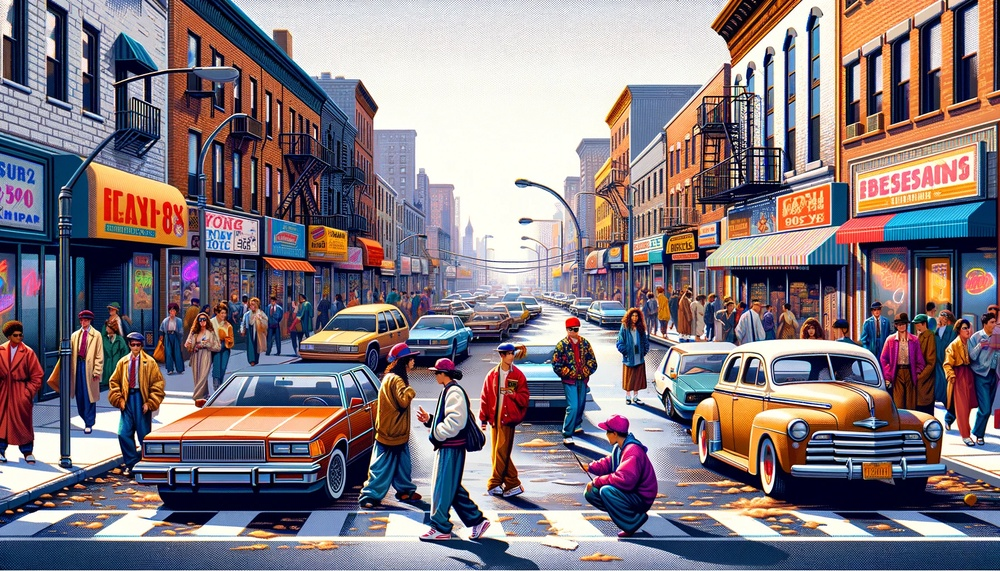
#> input picture street.jpg, 1000 x 571 px, shrunk from 1792 x 1024 before the run
$ python image_Inversion.py
#> lines starting #> are read from the running program, lines starting #| are printed output that depends on the picture
import cv2

# Load
image_path = 'street.jpg'
image = cv2.imread(image_path)
#> image is the input picture: shape (571, 1000, 3); mean B, G, R 127.2, 120.9, 132.6

inverted_image = 255 - image
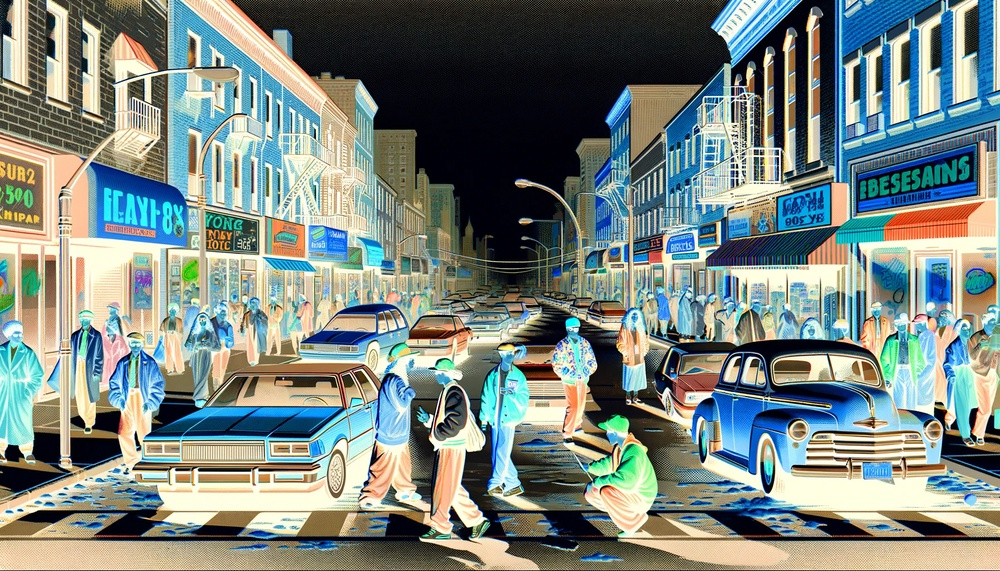
#> inverted_image: shape (571, 1000, 3); mean B, G, R 127.8, 134.1, 122.4

# Display
cv2.imshow('Original Image', image)
cv2.imshow('Inverted Image', inverted_image)

cv2.waitKey(0)
cv2.destroyAllWindows()

$ run again, with balloons.jpg copied over street.jpg
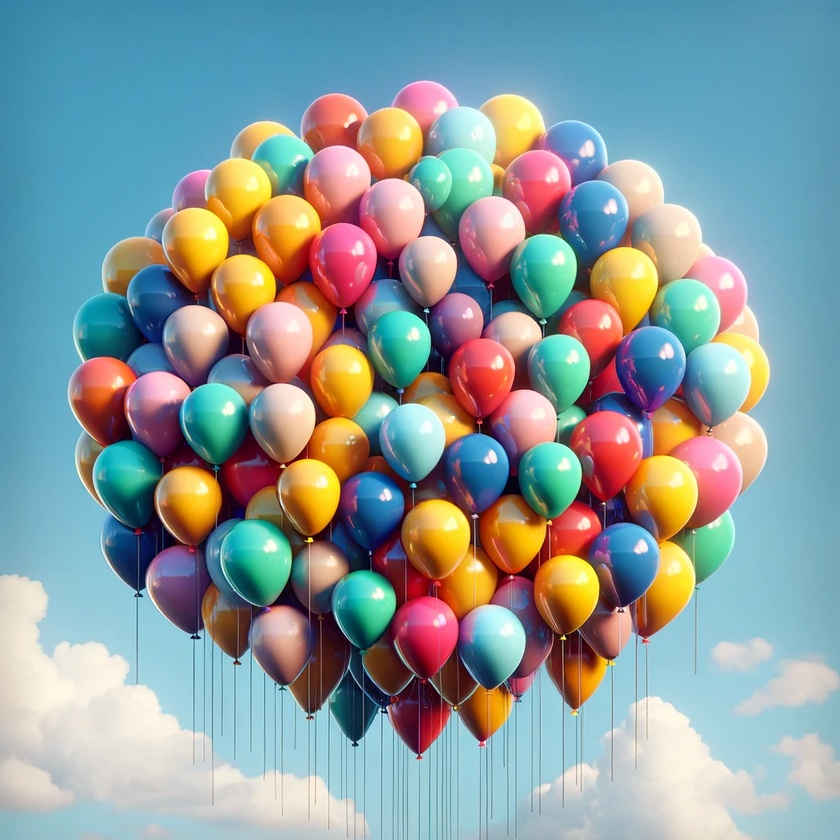
#> input picture balloons.jpg, 840 x 840 px, shrunk from 1024 x 1024 before the run
#> image is the input picture: shape (840, 840, 3); mean B, G, R 156.1, 154.7, 139.9
#> `inverted_image = 255 - image`:
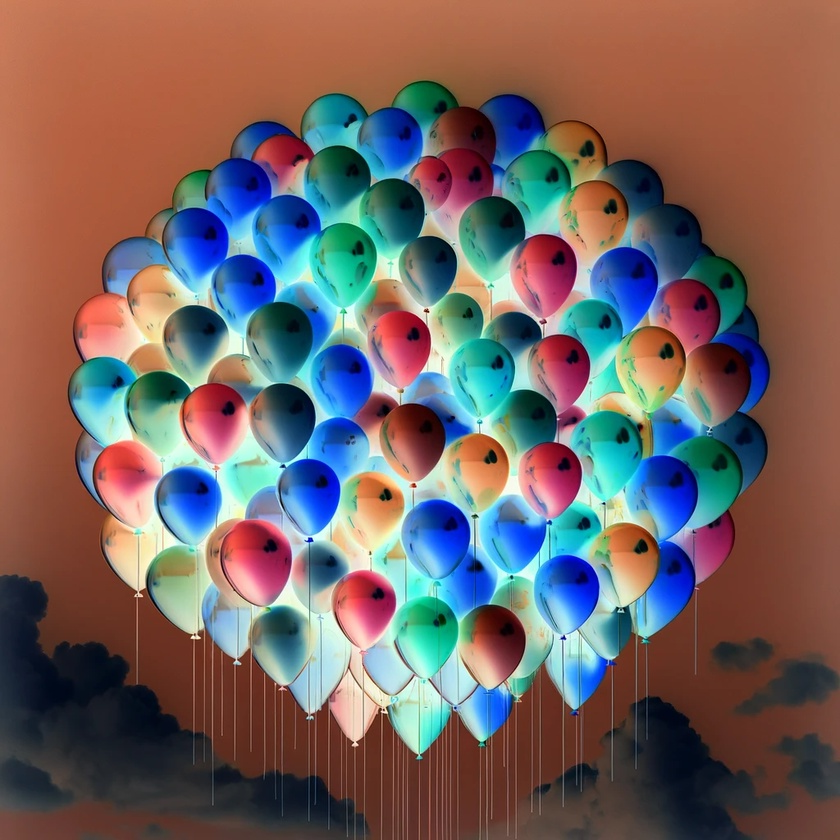
#> inverted_image: shape (840, 840, 3); mean B, G, R 98.9, 100.3, 115.1

$ run again, with green_light.jpg copied over street.jpg
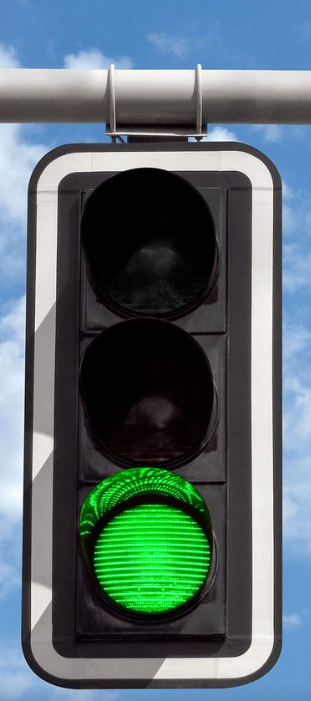
#> input picture green_light.jpg, 311 x 701 px
#> image is the input picture: shape (701, 311, 3); mean B, G, R 113.4, 109, 89.8
#> `inverted_image = 255 - image`:
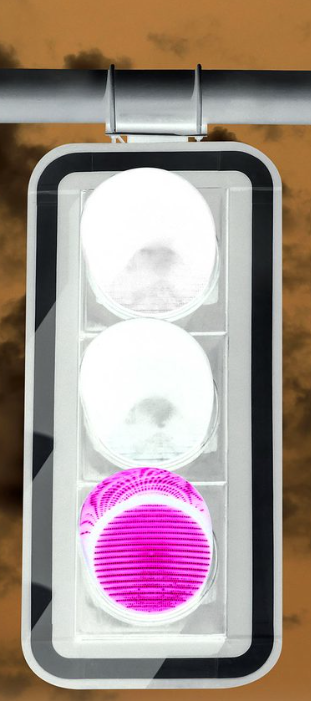
#> inverted_image: shape (701, 311, 3); mean B, G, R 141.6, 146, 165.2

$ run again, with hart.jpg copied over street.jpg
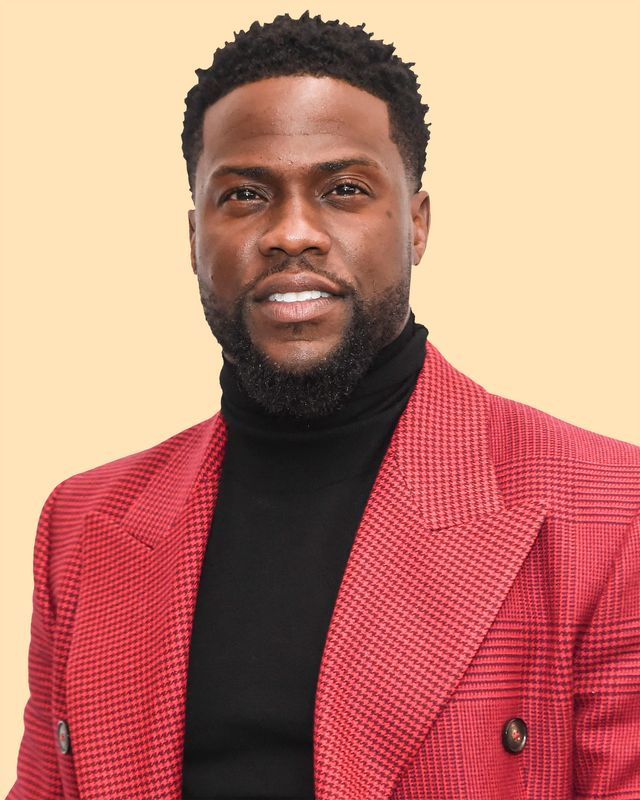
#> input picture hart.jpg, 640 x 800 px
#> image is the input picture: shape (800, 640, 3); mean B, G, R 114.1, 127.9, 190.5
#> `inverted_image = 255 - image`:
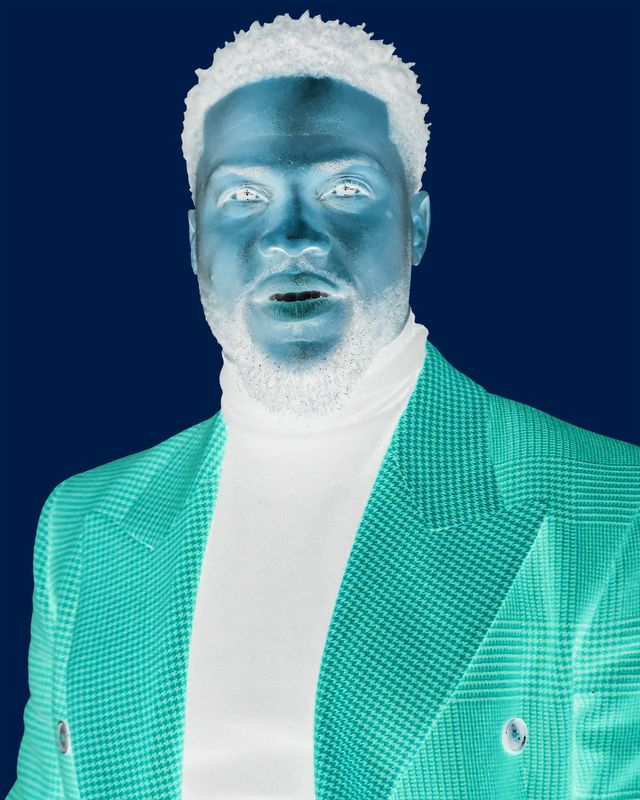
#> inverted_image: shape (800, 640, 3); mean B, G, R 140.9, 127.1, 64.5
